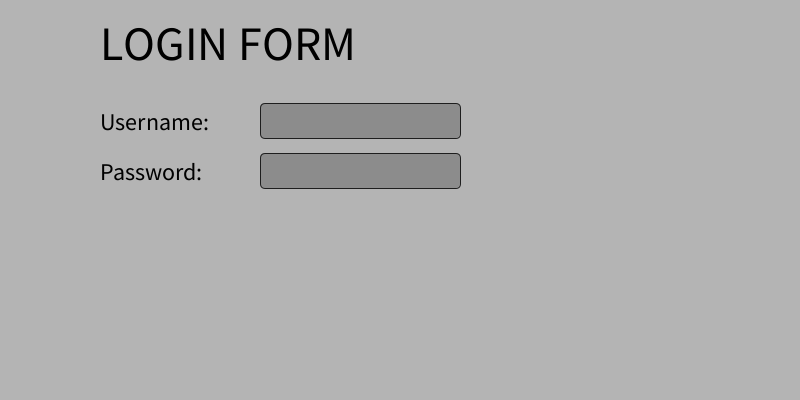
Frame 1 (no input)
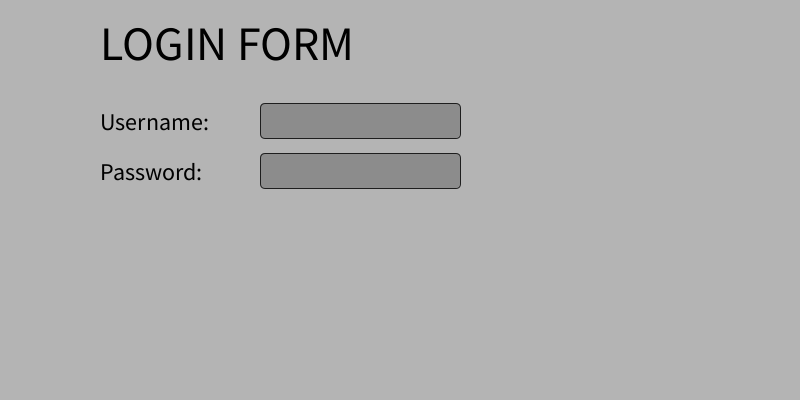
Frame 60 (the mouse pressed at the canvas centre just before this capture)
Frame 120 (the mouse held since frame 60 and released just before this capture): identical to frame 60, image omitted

The Processing sketch that drew these frames (run headless with seeded random() and noise(); from frame 60 on, the mouse is pressed at the canvas centre):

// Processing sketch: textfield_001
// ── textfield_001.pde
// Exemple d'ús de camps de Text

boolean logged = false;

// Declaració de les variables
TextField userText, passText;

void setup() {
  
   size(800, 400);
   
   // Creació dels camps de text
   userText = new TextField(260, 103, 200, 35);
   passText = new TextField(260, 153, 200, 35);
   
}

void draw() {
  
   background(180);

   // Dibuixa les etiquetes de text
   fill(0); textSize(48); textAlign(LEFT);
   text("LOGIN FORM", 100, 60);
   textSize(24); 
   text("Username: ", 100, 130);
   text("Password: ", 100, 180);
   
   // Dibuixa els camps de text
   userText.display();
   passText.display();
   
   // Si el login és correcte
   if (comprovaLogin()) {
      fill(250); textAlign(CENTER);
      text("YOU ARE LOGGED IN!", width/2, 230);
   }
}

// Mira si pitjam sobre els camps de text
void mousePressed() {
   userText.isPressed();
   passText.isPressed();
}

// Comprova si el login és correcte
boolean comprovaLogin() {
   if ( userText.text.equals("admin") && 
        passText.text.equals("1234")) {
      return true;
   } else {
      return false;
   }
}

// Quan pitjam tecla
void keyPressed() {
   userText.keyPressed(key, (int)keyCode);
   passText.keyPressed(key, (int)keyCode);
   comprovaLogin();
}

// ── TextField.pde
// Component Camp de Text

class TextField {
  
  // Propietats del camp de text
  int x, y, h, w;
  
  // Colors
  color bgColor = color(140, 140, 140);
  color fgColor = color(0, 0, 0);
  color selectedColor = color(190, 190, 60);
  color borderColor = color(30, 30, 30);
  int borderWeight = 1;
  
  // Text del camp
  String text = "";
  int textLength = 0;
  int textSize = 24;

  boolean selected = false;
   
  // Constructor
  TextField(int x, int y, int w, int h) {
      this.x = x; this.y = y; this.w = w; this.h = h;
   }
  
  // Dibuixa el Camp de Text
  void display() {

      if (selected) {
         fill(selectedColor);
      } else {
         fill(bgColor);
      }
      
      strokeWeight(borderWeight);
      stroke(borderColor);
      rect(x, y, w, h, 5);
      
      fill(fgColor);
      textSize(textSize);
      text(text, x + 5, y + textSize);
   }
   
   // Afegeix, lleva el text que es tecleja
   void keyPressed(char key, int keyCode) {
      if (selected) {
         if (keyCode == (int)BACKSPACE) {
            removeText();
         } else if (keyCode == 32) {
            addText(' '); // SPACE
         } else {
            
           boolean isKeyCapitalLetter = (key >= 'A' && key <= 'Z');
           boolean isKeySmallLetter = (key >= 'a' && key <= 'z');
           boolean isKeyNumber = (key >= '0' && key <= '9');
      
           if (isKeyCapitalLetter || isKeySmallLetter || isKeyNumber) {
               addText(key);
           }
         }
      }
   }
   
   // Afegeix la lletra c al final del text
   void addText(char c) {
      if (textWidth(this.text + c) < w) {
         this.text += c;
         textLength++;
      }
   }
   
   // Lleva la darrera lletra del text
   void removeText() {
      if (textLength - 1 >= 0) {
         text = text.substring(0, textLength - 1);
         textLength--;
      }
   }

   // Indica si el ratolí està sobre el camp de text
   boolean mouseOverTextField() {
      if (mouseX >= this.x && mouseX <= this.x + this.w) {
         if (mouseY >= this.y && mouseY <= this.y + this.h) {
            return true;
         }
      }
      return false;
   }
   
   // Selecciona el camp de text si pitjam a sobre
   // Deselecciona el camp de text si pitjam a fora
   void isPressed() {
      if (mouseOverTextField()) {
         selected = true;
      } else {
         selected = false;
      }
   }
}
